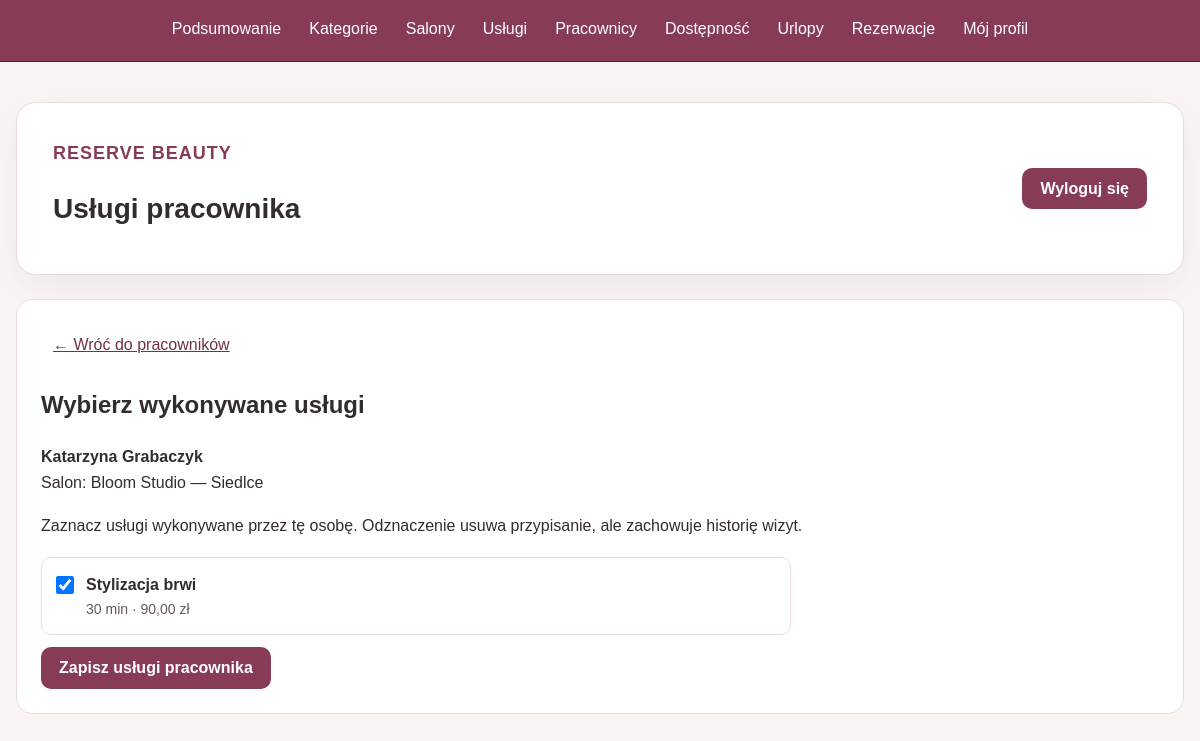
/admin/pracownik-uslugi.php?id_pracownika=1 (signed in), run on the app's committed database.
### tables this page shows
CREATE TABLE `pracownicy` (
  `id_pracownika` int(11) NOT NULL,
  `id_uzytkownika` int(11) NOT NULL,
  `id_salonu` int(11) NOT NULL,
  `opis` text DEFAULT NULL,
  `aktywnosc` tinyint(1) NOT NULL DEFAULT 1
);

CREATE TABLE `uzytkownicy` (
  `id_uzytkownika` int(11) NOT NULL,
  `imie` varchar(100) NOT NULL,
  `nazwisko` varchar(100) NOT NULL,
  `email` varchar(254) NOT NULL,
  `haslo` varchar(255) NOT NULL,
  `telefon` varchar(20) NOT NULL,
  `rola` enum('klient','pracownik','admin') NOT NULL DEFAULT 'klient',
  `aktywny` tinyint(1) NOT NULL DEFAULT 1,
  `utworzono_dnia` datetime NOT NULL DEFAULT current_timestamp()
);

CREATE TABLE `salony` (
  `id_salonu` int(11) NOT NULL,
  `nazwa` varchar(100) NOT NULL,
  `opis` text DEFAULT NULL,
  `miasto` varchar(100) NOT NULL,
  `ulica` varchar(200) NOT NULL,
  `nr_ulicy` varchar(8) NOT NULL,
  `aktywnosc` tinyint(1) NOT NULL DEFAULT 1
);

CREATE TABLE `uslugi` (
  `id_uslugi` int(11) NOT NULL,
  `id_salonu` int(11) NOT NULL,
  `id_kategoria` int(11) NOT NULL,
  `nazwa` varchar(150) NOT NULL,
  `opis` text DEFAULT NULL,
  `czas_trwania` int(11) NOT NULL,
  `cena` decimal(10,2) NOT NULL,
  `aktywnosc` tinyint(1) NOT NULL DEFAULT 1
);

### includes/bootstrap.php (called while the page is built, shortened)
<?php
function e(string $tekst): string
{
    return htmlspecialchars(
        $tekst,
        ENT_QUOTES | ENT_SUBSTITUTE,
        'UTF-8'
    );
}

### admin/pracownik-uslugi.php (the view, shortened to what this page needs)
<?php
require_once __DIR__ . '/../includes/auth.php';
$suroweId = $_SERVER['REQUEST_METHOD'] === 'POST'
    ? ($_POST['id_pracownika'] ?? '') : ($_GET['id_pracownika'] ?? '');
$id = is_string($suroweId)
    ? filter_var($suroweId, FILTER_VALIDATE_INT, ['options' => ['min_range' => 1, 'max_range' => 2147483647]]) : false;
$pracownik = null;
$uslugi = [];
$zaznaczone = [];
$wyslane = null;
$gotowe = false;
if ($id !== false) {
    try {
        $zapytanie = $pdo->prepare(
            'SELECT p.id_pracownika, p.id_salonu, u.imie, u.nazwisko, s.nazwa AS salon, s.miasto
             FROM pracownicy p
             JOIN uzytkownicy u ON u.id_uzytkownika = p.id_uzytkownika
             JOIN salony s ON s.id_salonu = p.id_salonu
             WHERE p.id_pracownika = ?'
        );
        $zapytanie->execute([$id]);
        $pracownik = $zapytanie->fetch();
        if (!$pracownik) {
            http_response_code(404);
            $blad = 'Nie znaleziono pracownika.';
        } else {
            $zapytanie = $pdo->prepare('SELECT id_uslugi, nazwa, czas_trwania, cena, aktywnosc FROM uslugi WHERE id_salonu = ? ORDER BY nazwa');
            $zapytanie->execute([$pracownik['id_salonu']]);
            $uslugi = $zapytanie->fetchAll();
            $zapytanie = $pdo->prepare('SELECT id_uslugi FROM pracownicy_uslugi WHERE id_pracownika = ?');
            $zapytanie->execute([$id]);
            $zapisane = array_map('intval', $zapytanie->fetchAll(PDO::FETCH_COLUMN));
            $zaznaczone = $wyslane !== null ? $wyslane : $zapisane;
            $widoczne = array_map('intval', array_column($uslugi, 'id_uslugi'));
            if (array_diff($zapisane, $widoczne)) {
                $blad = 'W bazie są przypisania usług spoza salonu tego pracownika. Najpierw popraw te powiązania; zapis został zablokowany.';
            } else {
                $gotowe = true;
            }
        }
    } catch (PDOException $wyjatek) {
        error_log('Odczyt przypisan: SQLSTATE ' . $wyjatek->getCode());
        $blad = 'Nie udało się pobrać danych. Spróbuj ponownie później.';
    }
}
$menu = [
    'index.php' => 'Podsumowanie', 'kategorie.php' => 'Kategorie', 'salony.php' => 'Salony',
    'uslugi.php' => 'Usługi', 'pracownicy.php' => 'Pracownicy', 'dostepnosc.php' => 'Dostępność',
    'urlopy.php' => 'Urlopy', 'rezerwacje.php' => 'Rezerwacje',
];
?>
<!DOCTYPE html>
<html lang="pl">
<head>
    <link rel="stylesheet" href="<?= e(BASE_URL) ?>/css/admin.css">
    <link rel="stylesheet" href="<?= e(BASE_URL) ?>/css/admin2.css">
</head>
<body class="strona-konta">
    <nav class="admin-menu" aria-label="Menu administratora">
        <ul class="admin-menu_lista">
            <?php foreach ($menu as $plik => $etykieta): ?>
                <li><a href="<?= e(BASE_URL . '/admin/' . $plik) ?>" <?= $plik === 'pracownicy.php' ? 'aria-current="location"' : '' ?>><?= e($etykieta) ?></a></li>
            <?php endforeach; ?>
            <li><a href="<?= e(BASE_URL) ?>/profil.php">Mój profil</a></li>
        </ul>
    </nav>
    <main>
        <div class="pole">
            <div>
                <p class="marka">RESERVE BEAUTY</p>
                <h1>Usługi pracownika</h1>
            </div>
            <form action="<?= e(BASE_URL) ?>/wylogowanie.php" method="post">
                <button type="submit">Wyloguj się</button>
            </form>
        </div>
        <section class="karta" aria-labelledby="wybor-tytul">
            <a class="link" href="<?= e(BASE_URL) ?>/admin/pracownicy.php">← Wróć do pracowników</a>
            <h2 id="wybor-tytul">Wybierz wykonywane usługi</h2>
            <?php if ($pracownik): ?>
                <p><strong><?= e($pracownik['imie'] . ' ' . $pracownik['nazwisko']) ?></strong><br>
                    Salon: <?= e($pracownik['salon'] . ' — ' . $pracownik['miasto']) ?></p>
            <?php endif; ?>
            <?php if ($gotowe): ?>
                <p>Zaznacz usługi wykonywane przez tę osobę. Odznaczenie usuwa przypisanie, ale zachowuje historię wizyt.</p>
                <form id="przypisania-formularz" action="<?= e(BASE_URL) ?>/admin/pracownik-uslugi.php?id_pracownika=<?= (int) $id ?>" method="post">
                    <?php foreach ($uslugi as $usluga): ?>
                        <label class="usluga-wybor">
                            <input type="checkbox" name="uslugi[]" value="<?= (int) $usluga['id_uslugi'] ?>" <?= in_array((int) $usluga['id_uslugi'], $zaznaczone, true) ? 'checked' : '' ?>>
                            <span>
                                <strong><?= e($usluga['nazwa']) ?></strong>
                                <span class="szczegoly-uslugi">
                                    <?= (int) $usluga['czas_trwania'] ?> min · <?= e(number_format((float) $usluga['cena'], 2, ',', ' ')) ?> zł
                                </span>
                            </span>
                        </label>
                    <?php endforeach; ?>
                    <?php if (!$uslugi): ?>
                        <p>Ten salon nie ma jeszcze usług. Dodaj je w zakładce Usługi.</p>
                    <?php else: ?>
                        <button type="submit">Zapisz usługi pracownika</button>
                    <?php endif; ?>
                </form>
            <?php endif; ?>
        </section>
    </main>
</body>
</html>

### css/admin.css (style rules this page uses)
body.strona-konta { margin: 0; min-height: 100vh; padding: 0; background: #faf5f3; color: #332b30; font-family: Arial, sans-serif; font-size: 16px; line-height: 1.6; }
.strona-konta main { box-sizing: border-box; width: 100%; max-width: 1272px; margin: 0 auto; padding: 0 16px 30px; margin-bottom: 24px; }
.strona-konta .pole { box-sizing: border-box; width: 100%; max-width: 1240px; margin: 0 auto; padding: 36px; background: #ffffff; border: 1px solid #e8dcdF; border-radius: 20px; box-shadow: 0 12px 35px rgba(70, 40, 50, 0.07); display: flex; justify-content: space-between; align-items: center; gap: 20px; margin-top: 40px; }
.strona-konta .marka { margin: 0 0 24px; color: #873b57; font-size: 18px; font-weight: bold; letter-spacing: 1px; }
.strona-konta h1 { margin: 0 0 12px; font-size: 28px; line-height: 1.25; }
.strona-konta p { margin: 0 0 18px; overflow-wrap: anywhere; }
form { display: flex; justify-content: flex-end; flex-shrink: 0; }
.strona-konta button { width: auto; padding: 8px 18px; border: 0; border-radius: 10px; background: #873b57; color: #ffffff; font: inherit; font-weight: bold; cursor: pointer; }
.strona-konta .admin-menu { margin: 0; padding: 0 16px; background: #873b57; border-bottom: 1px solid; text-decoration: none; }
.strona-konta .admin-menu_lista { display: flex; flex-wrap: wrap; justify-content: center; gap: 0; max-width: 1240px; margin: 0 auto; text-decoration: none; list-style: none; }
.strona-konta .admin-menu_lista li { min-width: 0; text-decoration: none; }
.strona-konta .admin-menu a { display: block; box-sizing: border-box; min-height: 0; height: auto; padding: 16px 14px; border: 0; border-bottom: 3px solid transparent; border-radius: 0; background: transparent; white-space: nowrap; text-decoration: none; color: #ffffff; }

### css/admin2.css (style rules this page uses)
.admin-menu_lista { list-style: none; padding: 0; }
.karta { background: #fff; border: 1px solid #e8dcdf; border-radius: 16px; padding: 24px; margin: 24px 0; }
.link { display: inline-block; color: #713149; padding: 8px 12px; }

### admin/pracownik-uslugi.php (style rules this page uses)
#przypisania-formularz { display: flex; flex-direction: column; align-items: stretch; justify-content: flex-start; gap: 12px; width: 100%; max-width: 750px; box-sizing: border-box; }
#przypisania-formularz .usluga-wybor { display: flex; align-items: flex-start; gap: 12px; padding: 14px; border: 1px solid #e8dcdf; border-radius: 10px; overflow-wrap: anywhere; }
#przypisania-formularz input[type="checkbox"] { flex: 0 0 auto; width: 18px; height: 18px; margin: 4px 0 0; }
#przypisania-formularz button { align-self: flex-start; }
.szczegoly-uslugi { display: block; color: #65575e; font-size: 14px; }

### data on the page
pracownicy: id_uzytkownika.nazwisko "Katarzyna Grabaczyk", id_salonu.miasto "Bloom Studio — Siedlce"
uslugi: id_uslugi "☑", nazwa "Stylizacja brwi", czas_trwania "30", cena "90,00"

### other printed values
$etykieta "Podsumowanie"
$etykieta "Kategorie"
$etykieta "Salony"
$etykieta "Usługi"
$etykieta "Pracownicy"
$etykieta "Dostępność"
$etykieta "Urlopy"
$etykieta "Rezerwacje"
